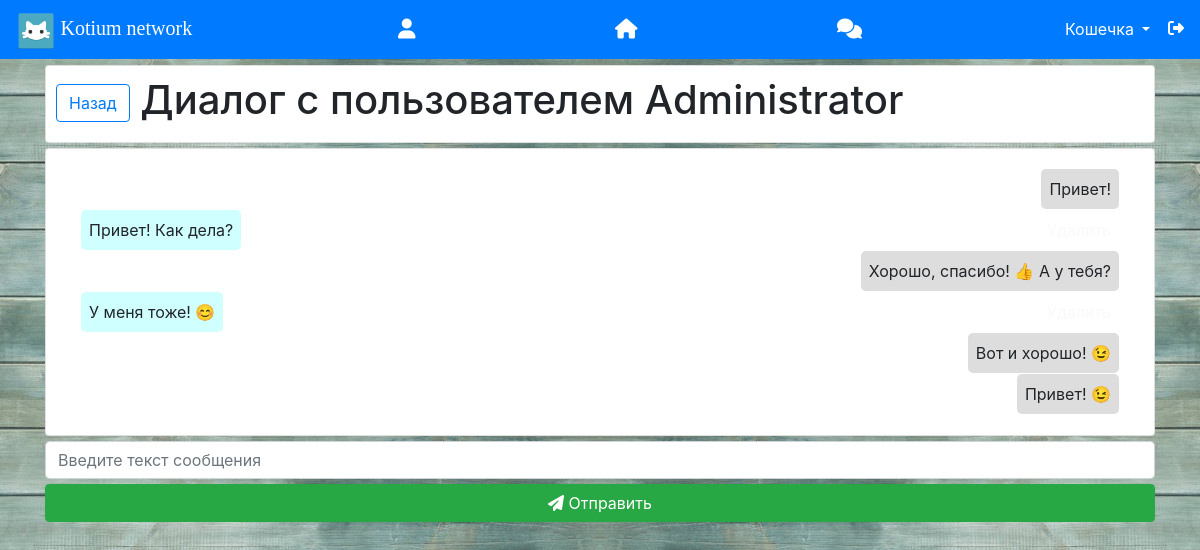
The app's page /msg/5 (signed in) with its own data.
### data/users.py (models this page shows, shortened)
class User(SqlAlchemyBase, UserMixin, SerializerMixin):
    __tablename__ = 'users'
    id = sqlalchemy.Column(sqlalchemy.Integer,
                           primary_key=True, autoincrement=True)
    name = sqlalchemy.Column(sqlalchemy.String, nullable=True)
    about = sqlalchemy.Column(sqlalchemy.String, nullable=True)
    email = sqlalchemy.Column(sqlalchemy.String,
                              index=True, unique=True, nullable=True)
    hashed_password = sqlalchemy.Column(sqlalchemy.String, nullable=True)
    created_date = sqlalchemy.Column(sqlalchemy.DateTime, default=datetime.datetime.now)
    is_admin = sqlalchemy.Column(sqlalchemy.Boolean, default=0)
    is_group = sqlalchemy.Column(sqlalchemy.Boolean, default=0)
    is_confirmed = sqlalchemy.Column(sqlalchemy.Boolean, default=0)
    news = orm.relation("News", back_populates='user')
    msg = orm.relation("Message", back_populates='user', lazy='subquery')
    comm = orm.relation("Comment", back_populates='user')
    friends = sqlalchemy.Column(sqlalchemy.String, nullable=True)
    f_request = sqlalchemy.Column(sqlalchemy.String, nullable=True)

### data/msg.py (models this page shows)
class Message(SqlAlchemyBase, SerializerMixin):
    __tablename__ = 'messages'
    id = sqlalchemy.Column(sqlalchemy.Integer, primary_key=True, autoincrement=True)
    title = sqlalchemy.Column(sqlalchemy.String, nullable=True)
    created_date = sqlalchemy.Column(sqlalchemy.DateTime, default=datetime.datetime.now)
    user_id = sqlalchemy.Column(sqlalchemy.Integer, sqlalchemy.ForeignKey("users.id"))
    user = orm.relation('User')
    content = sqlalchemy.Column(sqlalchemy.String, nullable=True)

### main.py (the view)
@app.route('/msg/<int:to>', methods=['GET', 'POST'])  # Диалог (чат)
@login_required
def add_msg(to):
    db_sess = db_session.create_session()
    who = db_sess.query(User).filter(User.id == to).first()  # Определяем, с кем пользователь переписывается
    if current_user.is_authenticated:
        message = db_sess.query(Message).filter(
            Message.title.like(
                f'{current_user.id}_{to}') | Message.title.like(
                f'{to}_{current_user.id}')).all()  # Загрузка сообщений из базы данных
    else:
        return redirect('/login')
    if current_user.id > to:
        title = f'{current_user.id}_{to}'
    else:
        title = f'{to}_{current_user.id}'
    return render_template('dialog.html', title=f'Диалог с пользователем {who.name}',  # Немного красоты на странице
                           messages=message, to=to,
                           header=title)

### data/db_session.py (called while the page is built)
def create_session() -> Session:
    global __factory
    return __factory()

### main.py (called while the page is built)
@login_manager.user_loader  # Определяем, авторизован ли пользователь в системе или он на сайте как гость.
def load_user(user_id):
    db_sess = db_session.create_session()
    return db_sess.query(User).get(user_id)

### templates/dialog.html (shortened to what this page needs)
{% extends "base.html" %}
{% block content %}
<div class="card" style="margin-top: 5px; padding: 10px;">
    <h1><a href="/msg" class="btn btn-outline-primary">Назад</a> {{ title }}</h1>
</div>
<div class="card" style="margin-top: 5px;">
    <div class="card-body">
        <div class="container">
            <div class="message_holder">
                {% for item in messages %}
                <div class="d-flex" style="margin-bottom: 1px;" id="msg_{{ item.id }}">
                    {% if item.user.id == current_user.id %}
                    <div class="p-2" style="background: #cfffff; border-radius: 5px;">
                        <p id="my" style="margin-bottom: 0;">{{ item.content }}</p>
                    </div>
                    <div class="ml-auto p-2">
                        <a href="/msg/{{ to }}/delete/{{ item.id }}" class="link" style="color: #f9f9f9">Удалить</a>
                    </div>
                    {% else %}
                    <div class="ml-auto p-2" style="background: #ddd; border-radius: 5px;">
                        <p id="other" style="margin-bottom: 0;">{{ item.content }}</p>
                    </div>
                    {% endif %}
                </div>
                {% endfor %}
            </div>
        </div>
    </div>
</div>
<div>
    <form method="POST" action="">
        <input type="text" class="message form-control" placeholder="Введите текст сообщения">
        <div style="padding-top: 5px;"></div>
        <button type="submit" class="btn btn-success btn-block"><i class="fas fa-paper-plane"></i> Отправить
        </button>
    </form>
</div>
{% endblock %}

### templates/base.html (shortened to what this page needs)
<!doctype html>
<html lang="ru">
<head>
    <link rel="stylesheet"
          href="https://stackpath.bootstrapcdn.com/bootstrap/4.4.1/css/bootstrap.min.css"
>
</head>
<body style="background-image: url(/static/system/bg.jpg);">
<header>
    <nav class="navbar navbar-dark bg-primary" style="position: fixed; top: 0; right: 0; left: 0; z-index: 999;">
        <div>
            <img src="/static/system/logo.png" width="40px" height="40px">
            <a class="navbar-brand" href="#" style="font-family: 'segoe print';">Kotium network</a>
        </div>
        {% if current_user.is_authenticated %}
        <center>
            <div class="d-flex justify-content-between" style="width: 40vw;">
                <div class="p-2">
                    <a href="/{{ current_user.id }}" style="color: #fff"><h5 style="margin: 0px;"><i
                            class="fas fa-user"></i></h5></a>
                </div>
                <div class="p-2">
                    <a href="/feed" style="color: #fff"><h5 style="margin: 0px;"><i class="fas fa-home"></i></h5></a>
                </div>
                <div class="p-2">
                    <a href="/msg" style="color: #fff"><h5 style="margin: 0px;"><i class="fas fa-comments"></i></h5></a>
                </div>
            </div>
        </center>
        <div class="nav-item dropdown">
            <button class="btn btn-primary dropdown-toggle" type="button" id="dropdownMenuButton"
                    data-toggle="dropdown" aria-haspopup="true" aria-expanded="false">
                {{ current_user.name }}
            </button>
            <a href="/logout" style="color: #fff;"><i class="fas fa-sign-out-alt"></i></a>
        </div>
        {% else %}
        <p style="margin-bottom: 0px">
            <a class="btn btn-primary btn-sm" href="/register">Зарегистрироваться</a>
            <a class="btn btn-success btn-sm" href="/login">Войти</a>
        </p>
        {% endif %}
    </nav>
</header>
<main role="main" class="container" style="padding-top: 60px;">
    {% block content %}{% endblock %}
</main>
</body>
</html>

### records on screen
User: name "Кошечка"
Message: content "Привет!"
Message: content "Привет! Как дела?"
Message: content "Хорошо, спасибо! 👍 А у тебя?"
Message: content "У меня тоже! 😊"
Message: content "Вот и хорошо! 😉"
Message: content "Привет! 😉"

### other values on screen
{{ title }} "Диалог с пользователем Administrator"
